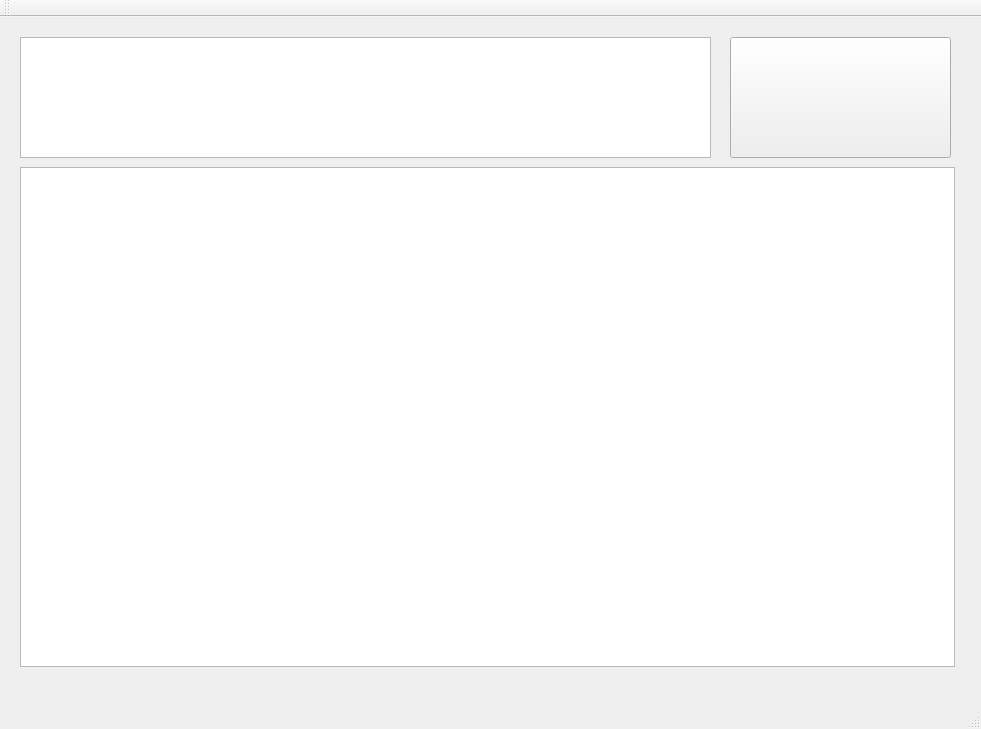
<?xml version="1.0" encoding="UTF-8"?>
<ui version="4.0">
 <class>Search_EngineClass</class>
 <widget class="QMainWindow" name="Search_EngineClass">
  <property name="geometry">
   <rect>
    <x>0</x>
    <y>0</y>
    <width>981</width>
    <height>729</height>
   </rect>
  </property>
  <property name="windowTitle">
   <string>Search_Engine</string>
  </property>
  <widget class="QWidget" name="centralWidget">
   <widget class="QPushButton" name="search_btn">
    <property name="geometry">
     <rect>
      <x>730</x>
      <y>20</y>
      <width>221</width>
      <height>121</height>
     </rect>
    </property>
    <property name="styleSheet">
     <string notr="true">image: url(:/Search_Engine/searchIcon.png);</string>
    </property>
    <property name="text">
     <string/>
    </property>
   </widget>
   <widget class="QTextEdit" name="textEdit">
    <property name="geometry">
     <rect>
      <x>20</x>
      <y>20</y>
      <width>691</width>
      <height>121</height>
     </rect>
    </property>
    <property name="font">
     <font>
      <family>Arial</family>
      <pointsize>35</pointsize>
     </font>
    </property>
    <property name="html">
     <string>&lt;!DOCTYPE HTML PUBLIC &quot;-//W3C//DTD HTML 4.0//EN&quot; &quot;http://www.w3.org/TR/REC-html40/strict.dtd&quot;&gt;
&lt;html&gt;&lt;head&gt;&lt;meta name=&quot;qrichtext&quot; content=&quot;1&quot; /&gt;&lt;style type=&quot;text/css&quot;&gt;
p, li { white-space: pre-wrap; }
&lt;/style&gt;&lt;/head&gt;&lt;body style=&quot; font-family:'Arial'; font-size:35pt; font-weight:400; font-style:normal;&quot;&gt;
&lt;p style=&quot;-qt-paragraph-type:empty; margin-top:0px; margin-bottom:0px; margin-left:0px; margin-right:0px; -qt-block-indent:0; text-indent:0px;&quot;&gt;&lt;br /&gt;&lt;/p&gt;&lt;/body&gt;&lt;/html&gt;</string>
    </property>
   </widget>
   <widget class="QListWidget" name="listWidget">
    <property name="geometry">
     <rect>
      <x>20</x>
      <y>150</y>
      <width>935</width>
      <height>500</height>
     </rect>
    </property>
    <property name="font">
     <font>
      <family>Arial</family>
      <pointsize>14</pointsize>
     </font>
    </property>
    <property name="autoScrollMargin">
     <number>16</number>
    </property>
    <property name="iconSize">
     <size>
      <width>0</width>
      <height>0</height>
     </size>
    </property>
    <property name="spacing">
     <number>12</number>
    </property>
   </widget>
  </widget>
  <widget class="QMenuBar" name="menuBar">
   <property name="geometry">
    <rect>
     <x>0</x>
     <y>0</y>
     <width>981</width>
     <height>22</height>
    </rect>
   </property>
  </widget>
  <widget class="QToolBar" name="mainToolBar">
   <attribute name="toolBarArea">
    <enum>TopToolBarArea</enum>
   </attribute>
   <attribute name="toolBarBreak">
    <bool>false</bool>
   </attribute>
  </widget>
  <widget class="QStatusBar" name="statusBar"/>
 </widget>
 <layoutdefault spacing="6" margin="11"/>
 <resources>
  <include location="Search_Engine.qrc"/>
 </resources>
 <connections/>
</ui>
